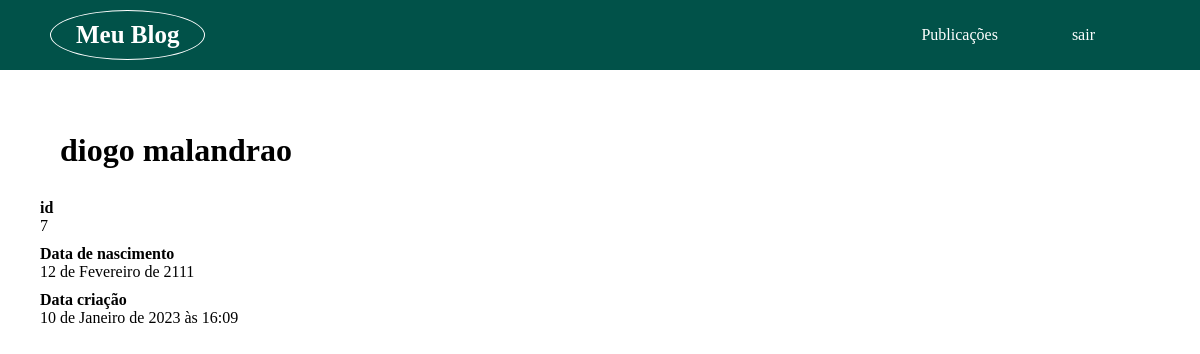
Before: /7 with the older database file.
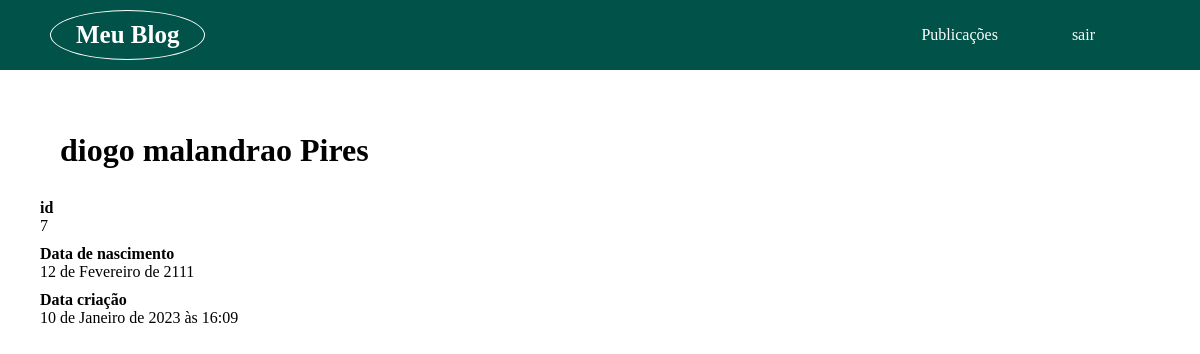
After: the same page with the newer database file.
### accounts/models.py (models this page shows, shortened)
class Usuario(models.Model):
    choices = [('AD', 'Administrador'), ('AU', 'Autor'),('CO', 'Comum')]
    nome_autor = models.CharField(max_length=100)
    sobrenome = models.CharField(max_length=100, blank=True)
    usuario = models.CharField(max_length=100)
    data_nascimento = models.DateField(blank=True, null=True)
    date_create = models.DateTimeField(default=timezone.now)
    senha = models.CharField(max_length=100)
    tipo = models.CharField(max_length=30, choices=choices, default='CO')

### accounts/views.py (the view)
# urls.py: path('<int:usuario_id>', views.ver_usuario, name='ver_usuario'),
def ver_usuario(request, usuario_id):
    usuario = Usuario.objects.get(id=usuario_id)
    return render(request, 'accounts/ver_usuario.html',{
        'usuario': usuario
    })

### accounts/templates/accounts/ver_usuario.html
{% extends 'base.html' %}
{%block conteudo%}
<div class="main_views_usuario">
    <h1>{{ usuario.nome_autor }} {{ usuario.sobrenome }}</h1>
    <dl>
        <dt>id</dt>
        <dd>{{ usuario.id }}</dd>
        <dt>Data de nascimento</dt>
        <dd>{{ usuario.data_nascimento }}</dd>
        <dt>Data criação</dt>
        <dd>{{ usuario.date_create }}</dd>
    </dl>
</div>
{%endblock%}

Changed rows visible on the page:
changed Usuario "diogo malandrao": sobrenome (not shown) → "Pires"
